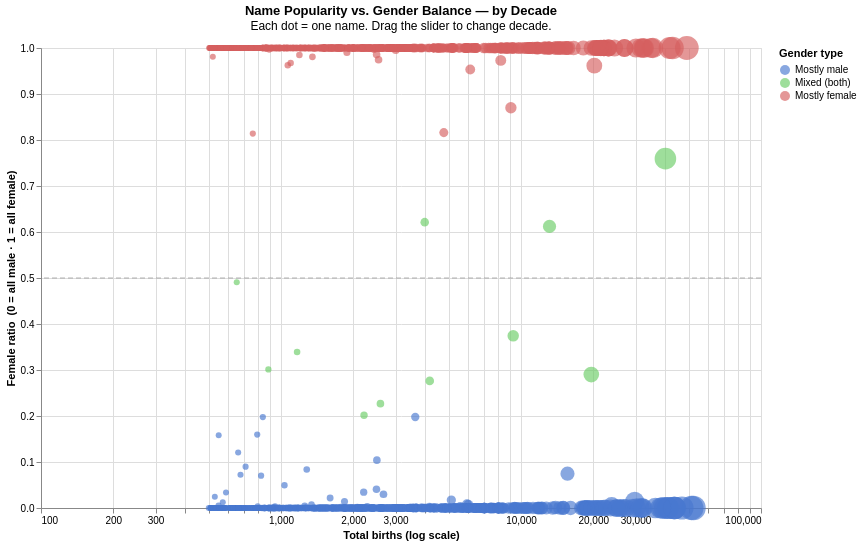

Source (notebook cell):
### Markdown cell above
## 3.6 — Popularity × gender-balance scatterplot

### Code cell
gender_dec = nat.groupby(['preusuel','sexe','decade'])['nombre'].sum().reset_index()
g_piv2 = gender_dec.pivot_table(index=['preusuel','decade'], columns='sexe', values='nombre', fill_value=0).reset_index()
g_piv2.columns.name = None
g_piv2 = g_piv2.rename(columns={1:'male', 2:'female'})
if 'male' not in g_piv2.columns: g_piv2['male'] = 0
if 'female' not in g_piv2.columns: g_piv2['female'] = 0
g_piv2['total'] = g_piv2['male'] + g_piv2['female']
g_piv2['female_ratio'] = g_piv2['female'] / g_piv2['total']
g_piv2['gender_type'] = 'Mixed (both)'
g_piv2.loc[g_piv2['female_ratio'] > 0.8, 'gender_type'] = 'Mostly female'
g_piv2.loc[g_piv2['female_ratio'] < 0.2, 'gender_type'] = 'Mostly male'
g_embed = g_piv2[g_piv2['total'] >= 500].copy()
g_embed['decade'] = g_embed['decade'].astype(int)

decade_slider = alt.param(name='decade_scatter', value=2010,
    bind=alt.binding_range(min=int(g_embed['decade'].min()), max=int(g_embed['decade'].max()),
                           step=10, name='Decade: '))

scatter = alt.Chart(g_embed).mark_circle(opacity=0.65).transform_filter(
    'datum.decade === decade_scatter'
).encode(
    x=alt.X('total:Q', scale=alt.Scale(type='log'), title='Total births (log scale)'),
    y=alt.Y('female_ratio:Q', scale=alt.Scale(domain=[0,1]),
             title='Female ratio  (0 = all male · 1 = all female)'),
    size=alt.Size('total:Q', scale=alt.Scale(range=[30,600]), legend=None),
    color=alt.Color('gender_type:N',
        scale=alt.Scale(domain=['Mostly male','Mixed (both)','Mostly female'],
                        range=['#4878cf','#6acc65','#d65f5f']), title='Gender type'),
    tooltip=['preusuel:N', alt.Tooltip('decade:Q', title='Decade'),
             alt.Tooltip('total:Q', title='Total births', format=','),
             alt.Tooltip('female_ratio:Q', title='Female ratio', format='.2f')]
).add_params(decade_slider).properties(
    width=720, height=460,
    title=alt.Title('Name Popularity vs. Gender Balance — by Decade',
                    subtitle='Each dot = one name. Drag the slider to change decade.')
)

hline = alt.Chart({'values': [{'y': 0.5}]}).mark_rule(
    strokeDash=[5,3], color='gray', opacity=0.6).encode(y='y:Q')

(scatter + hline)

### Figure 1 — Vega-Lite specification as saved in the notebook (floating-point values rounded to 4 significant figures; data arrays with more than 128 entries replaced by an {"elided": "..."} marker saying what was removed)
{"config": {"view": {"continuousWidth": 300, "continuousHeight": 300}}, "layer": [{"data": {"name": "data-4159d553d65491e2902350f4e7bbf854"}, "mark": {"type": "circle", "opacity": 0.65}, "encoding": {"color": {"field": "gender_type", "scale": {"domain": ["Mostly male", "Mixed (both)", "Mostly female"], "range": ["#4878cf", "#6acc65", "#d65f5f"]}, "title": "Gender type", "type": "nominal"}, "size": {"field": "total", "legend": null, "scale": {"range": [30, 600]}, "type": "quantitative"}, "tooltip": [{"field": "preusuel", "type": "nominal"}, {"field": "decade", "title": "Decade", "type": "quantitative"}, {"field": "total", "format": ",", "title": "Total births", "type": "quantitative"}, {"field": "female_ratio", "format": ".2f", "title": "Female ratio", "type": "quantitative"}], "x": {"field": "total", "scale": {"type": "log"}, "title": "Total births (log scale)", "type": "quantitative"}, "y": {"field": "female_ratio", "scale": {"domain": [0, 1]}, "title": "Female ratio  (0 = all male · 1 = all female)", "type": "quantitative"}}, "title": {"text": "Name Popularity vs. Gender Balance — by Decade", "subtitle": "Each dot = one name. Drag the slider to change decade."}, "transform": [{"filter": "datum.decade === decade_scatter"}]}, {"data": {"name": "data-56e8450a96e5483e8a99fd90422daa8f"}, "mark": {"type": "rule", "color": "gray", "opacity": 0.6, "strokeDash": [5, 3]}, "encoding": {"y": {"field": "y", "type": "quantitative"}}}], "height": 460, "params": [{"name": "decade_scatter", "bind": {"input": "range", "max": 2020, "min": 1900, "name": "Decade: ", "step": 10}, "value": 2010}], "width": 720, "$schema": "https://vega.github.io/schema/vega-lite/v6.4.1.json", "datasets": {"data-4159d553d65491e2902350f4e7bbf854": {"elided": "7939 records"}, "data-56e8450a96e5483e8a99fd90422daa8f": [{"y": 0.5}]}}
